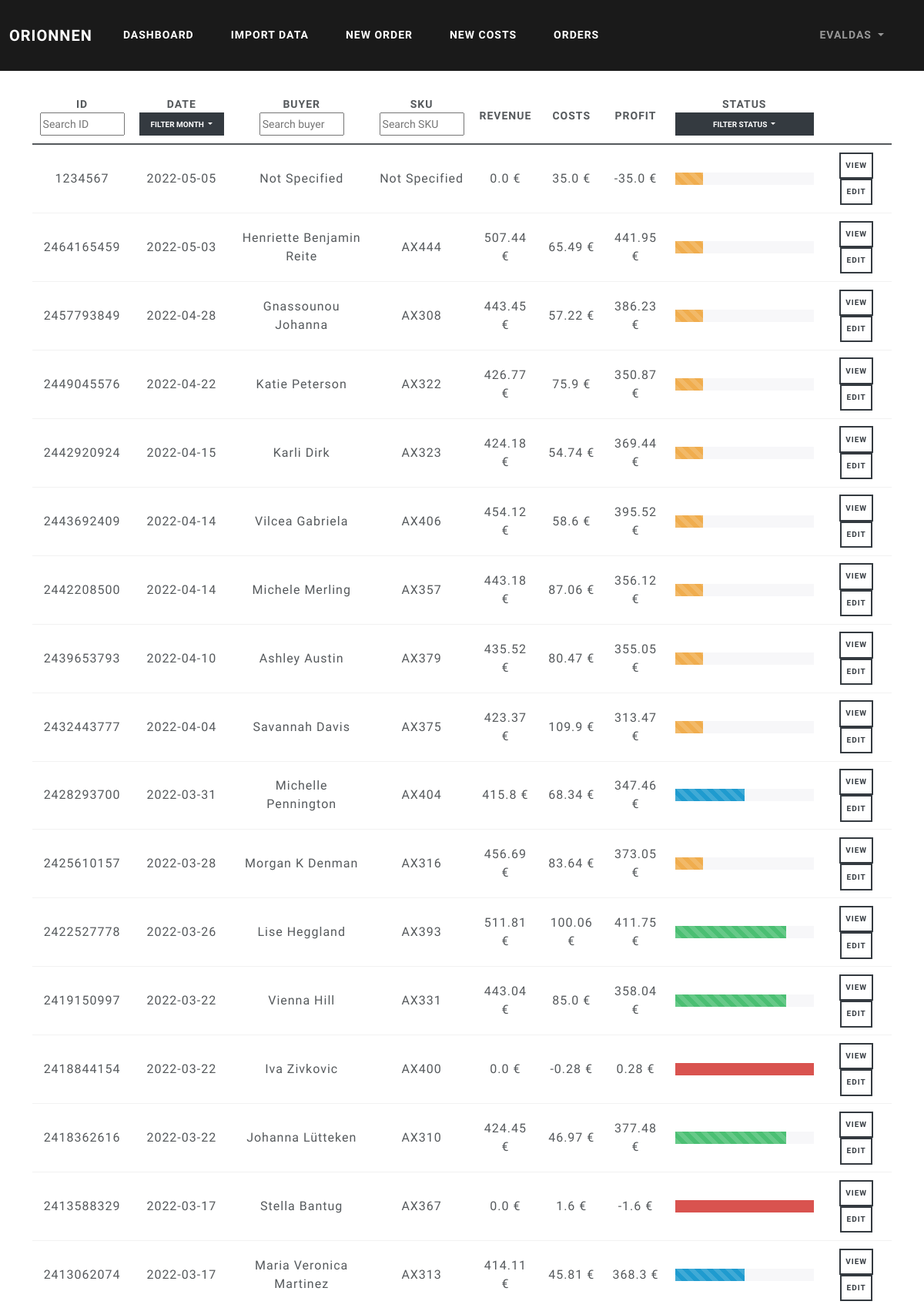
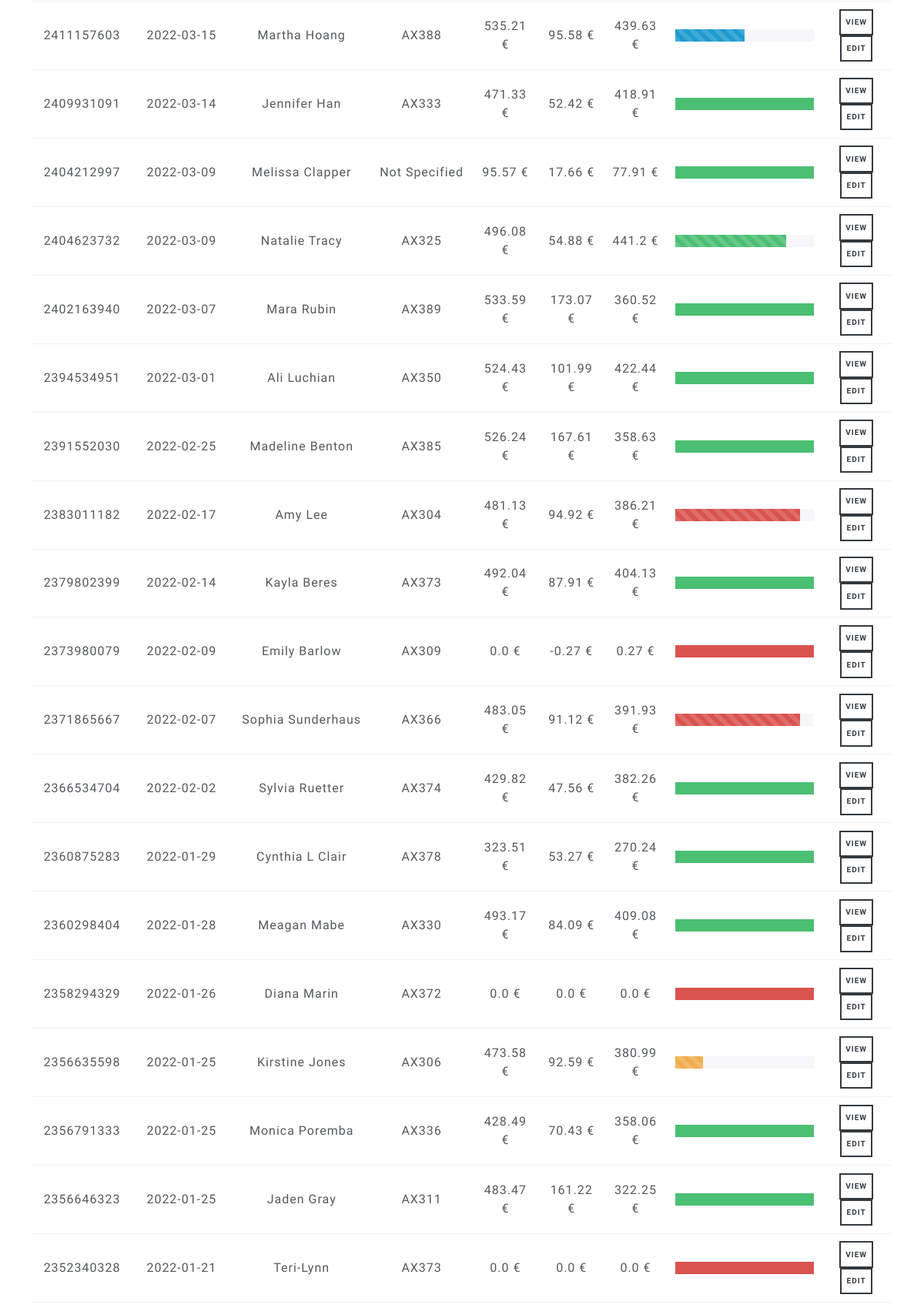
Page /orders (signed in, upper part) on the committed database (2 pictures, top to bottom).
### orionnen/models.py (models this page shows, shortened)
class User(db.Model, UserMixin):
    id = db.Column(db.Integer, primary_key=True)
    username = db.Column(db.String(20), unique=True, nullable=False)
    email = db.Column(db.String(120), unique=True, nullable=False)
    password = db.Column(db.String(60), nullable=False)
    orders = db.relationship('Order', backref='author', lazy=True)
    costs = db.relationship('Costs', backref='author', lazy=True)

class Order(db.Model):
    id = db.Column(db.Integer, primary_key=True)
    user_id = db.Column(db.Integer, db.ForeignKey('user.id'), nullable=False)
    order_id = db.Column(db.Integer, unique=True, nullable=False)
    sku = db.Column(db.String(20), default='Not Specified')
    buyer = db.Column(db.String(20), default='Not Specified')
    date = db.Column(db.Date, nullable=False)
    note = db.Column(db.String(20), default='No Note')
    status = db.Column(db.String(20), default='Ordered')
    revenue = db.Column(db.Float, default=0)
    refund = db.Column(db.Float, default=0)
    net_revenue = db.Column(db.Float, default=0)
    proc_fee = db.Column(db.Float, default=0)
    cred_proc_fee = db.Column(db.Float, default=0)
    net_proc_fee = db.Column(db.Float, default=0)
    trans_trans_fee = db.Column(db.Float, default=0)
    cred_trans_trans_fee = db.Column(db.Float, default=0)
    ship_trans_fee = db.Column(db.Float, default=0)
    cred_ship_trans_fee = db.Column(db.Float, default=0)
    ad_fee = db.Column(db.Float, default=0)
    cred_ad_fee = db.Column(db.Float, default=0)
    net_ad_fee = db.Column(db.Float, default=0)
    vat_ad = db.Column(db.Float, default=0)
    cred_vat_ad = db.Column(db.Float, default=0)
    vat_proc_fee = db.Column(db.Float, default=0)
    cred_vat_proc_fee = db.Column(db.Float, default=0)
    vat_trans = db.Column(db.Float, default=0)
    cred_vat_trans = db.Column(db.Float, default=0)
    vat_ship_trans = db.Column(db.Float, default=0)
    cred_vat_ship_trans = db.Column(db.Float, default=0)
    tax = db.Column(db.Float, default=0)
    cred_tax = db.Column(db.Float, default=0)
    net_tax = db.Column(db.Float, default=0)
    trans_fee = db.Column(db.Float, default=0)
    cred_trans_fee = db.Column(db.Float, default=0)
    net_trans_fee = db.Column(db.Float, default=0)
    vat = db.Column(db.Float, default=0)
    cred_vat = db.Column(db.Float, default=0)
    net_vat = db.Column(db.Float, default=0)
    etsy_costs = db.Column(db.Float, default=0)
    prod_costs = db.Column(db.Float, default=0)
    ship_costs = db.Column(db.Float, default=0)
    undef_costs = db.Column(db.Float, default=0)
    other_costs = db.Column(db.Float, default=0)
    costs = db.Column(db.Float, default=0)
    profit = db.Column(db.Float, default=0)

### orionnen/routes.py (the view)
@app.route('/orders', methods=['GET', 'POST'])
@login_required
def show_orders():
    orders = db.session.query(Order).filter_by(author=current_user).order_by(Order.date.desc())
    return render_template("orders.html", orders=orders, month='All', status='All')

### orionnen/models.py (called while the page is built)
@login_manager.user_loader
def load_user(user_id):
    return User.query.get(int(user_id))

### orionnen/templates/orders.html (shortened to what this page needs)
{% extends "base.html" %}
{% block content %}
    <table id="Orders" class="table table-hover">
        <tr class="header">
          <th>
              ID<br>
              <input type="text" id="ID" onkeyup="filter_ID()" placeholder="Search ID" style="width: 110px; height: 30px;">
          </th>
          <th>
              Date<br>
              <div class="dropdown">
                    <button class="btn btn-dark btn-sm dropdown-toggle" type="button" id="dropdownMenuButton1" data-bs-toggle="dropdown" aria-expanded="false" style="width: 110px; height: 30px;">
                        Filter month
                    </button>
              </div>
          </th>
          <th>
              Buyer<br>
              <input type="text" id="Buyer" onkeyup="filter_buyer()" placeholder="Search buyer" style="width: 110px; height: 30px;">
          </th>
          <th>
              SKU<br>
              <input type="text" id="SKU" onkeyup="filter_SKU()" placeholder="Search SKU" style="width: 110px; height: 30px;">
          </th>
          <th>Revenue</th>
          <th>Costs</th>
          <th>Profit</th>
          <th>
              Status
              <div class="dropdown">
                    <button class="btn btn-dark btn-sm dropdown-toggle" style="width: 180px; height: 30px;";" type="button" id="dropdownMenuButton1" data-bs-toggle="dropdown" aria-expanded="false">
                        Filter status
                    </button>
                </div>
          </th>
          <th></th>
        </tr>
      <tbody>
        {% for order in orders %}
            <tr>
                <td style="text-align:center; vertical-align:middle">{{ order.order_id }}</td>
                <td style="text-align:center; vertical-align:middle">{{ order.date }}</td>
                <td style="text-align:center; vertical-align:middle">{{ order.buyer }}</td>
                <td style="text-align:center; vertical-align:middle">{{ order.sku }}</td>
                <td style="text-align:center; vertical-align:middle">{{ order.net_revenue }} €</td>
                <td style="text-align:center; vertical-align:middle">{{ order.costs }} €</td>
                <td style="text-align:center; vertical-align:middle">{{ order.profit }} €</td>
                <td style="text-align:center; vertical-align:middle">
                    <div class="progress">
                      {% if order.status == 'Under production' %}
                        <div class="progress-bar progress-bar-striped progress-bar-animated bg-warning" role="progressbar" aria-valuenow="20" aria-valuemin="0" aria-valuemax="100" style="width: 20%;"></div>
                      {% endif %}
                      {% if order.status == 'Shipped to warehouse' %}
                        <div class="progress-bar progress-bar-striped progress-bar-animated bg-info" role="progressbar" aria-valuenow="40" aria-valuemin="0" aria-valuemax="100" style="width: 50%;"></div>
                      {% endif %}
                      {% if order.status == 'Shipped to buyer' %}
                        <div class="progress-bar progress-bar-striped progress-bar-animated bg-success" role="progressbar" aria-valuenow="80" aria-valuemin="0" aria-valuemax="100" style="width: 80%;"></div>
                      {% endif %}
                      {% if order.status == 'Delivered' %}
                        <div class="progress-bar bg-success" role="progressbar" aria-valuenow="100" aria-valuemin="0" aria-valuemax="100" style="width: 100%;"></div>
                      {% endif %}
                      {% if order.status == 'Waiting for return' %}
                        <div class="progress-bar progress-bar-striped progress-bar-animated bg-danger" role="progressbar" aria-valuenow="80" aria-valuemin="0" aria-valuemax="100" style="width: 90%;"></div>
                      {% endif %}
                      {% if order.status == 'Canceled' %}
                        <div class="progress-bar bg-danger" role="progressbar" aria-valuenow="100" aria-valuemin="0" aria-valuemax="100" style="width: 100%;"></div>
                      {% endif %}
                    </div>
                </td>
                <td align="center"><a class="btn btn-outline-dark btn-sm" href="{{ url_for('view_order', order_id=order.order_id) }}">View</a> <a class="btn btn-outline-dark btn-sm" href="{{ url_for('edit_order', order_id=order.order_id) }}">Edit</a></td>
            </tr>
        {% endfor %}
      </tbody>
    </table>
{% endblock %}

### orionnen/templates/navbar.html (shortened to what this page needs)
      <nav class="navbar navbar-expand-lg navbar-dark bg-primary">
        <div class="container-fluid">
          <a class="navbar-brand" href="/">Orionnen</a>
          <div class="collapse navbar-collapse" id="navbarColor01">
            <div class="navbar-nav mr-auto">
              {% if current_user.is_authenticated %}
              <a class="nav-item nav-link active" href="{{ url_for('dashboard') }}">Dashboard</a>
              <a class="nav-item nav-link active" href="{{ url_for('upload') }}">Import data</a>
              <a class="nav-item nav-link active" href="{{ url_for('new_order') }}">New order</a>
              <a class="nav-item nav-link active" href="{{ url_for('new_costs') }}">New costs</a>
              <a class="nav-item nav-link active" href="{{ url_for('show_orders') }}">Orders</a>
              {% else %}
              <a class="nav-item nav-link active" href="{{ url_for('login') }}">Login</a>
              <a class="nav-item nav-link active" href="{{ url_for('register') }}">Register</a>
              {% endif %}
            </div>
          </div>
          <div class="navbar-nav mr-auto">
            {% if current_user.is_authenticated %}
            <li class="nav-item dropdown">
              <a class="nav-link dropdown-toggle" data-bs-toggle="dropdown" href="#" role="button" aria-haspopup="true" aria-expanded="false">
                {{ current_user.username }}
              </a>
            </li>
            {% endif %}
          </div>
        </div>
      </nav>

### rows in the picture
User: username "EVALDAS"
Order: order_id "1234567", date "2022-05-05", buyer "Not Specified", sku "Not Specified", net_revenue "0.0", costs "35.0", profit "-35.0", status "Under production" (drawn)
Order: order_id "2464165459", date "2022-05-03", buyer "Henriette Benjamin Reite", sku "AX444", net_revenue "507.44", costs "65.49", profit "441.95", status "Under production" (drawn)
Order: order_id "2457793849", date "2022-04-28", buyer "Gnassounou Johanna", sku "AX308", net_revenue "443.45", costs "57.22", profit "386.23", status "Under production" (drawn)
Order: order_id "2449045576", date "2022-04-22", buyer "Katie Peterson", sku "AX322", net_revenue "426.77", costs "75.9", profit "350.87", status "Under production" (drawn)
Order: order_id "2442920924", date "2022-04-15", buyer "Karli Dirk", sku "AX323", net_revenue "424.18", costs "54.74", profit "369.44", status "Under production" (drawn)
Order: order_id "2443692409", date "2022-04-14", buyer "Vilcea Gabriela", sku "AX406", net_revenue "454.12", costs "58.6", profit "395.52", status "Under production" (drawn)
Order: order_id "2442208500", date "2022-04-14", buyer "Michele Merling", sku "AX357", net_revenue "443.18", costs "87.06", profit "356.12", status "Under production" (drawn)
Order: order_id "2439653793", date "2022-04-10", buyer "Ashley Austin", sku "AX379", net_revenue "435.52", costs "80.47", profit "355.05", status "Under production" (drawn)
Order: order_id "2432443777", date "2022-04-04", buyer "Savannah Davis", sku "AX375", net_revenue "423.37", costs "109.9", profit "313.47", status "Under production" (drawn)
Order: order_id "2428293700", date "2022-03-31", buyer "Michelle Pennington", sku "AX404", net_revenue "415.8", costs "68.34", profit "347.46"
Order: order_id "2425610157", date "2022-03-28", buyer "Morgan K Denman", sku "AX316", net_revenue "456.69", costs "83.64", profit "373.05", status "Under production" (drawn)
Order: order_id "2422527778", date "2022-03-26", buyer "Lise Heggland", sku "AX393", net_revenue "511.81", costs "100.06", profit "411.75", status "Shipped to buyer" (drawn)
Order: order_id "2419150997", date "2022-03-22", buyer "Vienna Hill", sku "AX331", net_revenue "443.04", costs "85.0", profit "358.04", status "Shipped to buyer" (drawn)
Order: order_id "2418844154", date "2022-03-22", buyer "Iva Zivkovic", sku "AX400", net_revenue "0.0", costs "-0.28", profit "0.28", status "Canceled" (drawn)
Order: order_id "2418362616", date "2022-03-22", buyer "Johanna Lütteken", sku "AX310", net_revenue "424.45", costs "46.97", profit "377.48", status "Shipped to buyer" (drawn)
Order: order_id "2413588329", date "2022-03-17", buyer "Stella Bantug", sku "AX367", net_revenue "0.0", costs "1.6", profit "-1.6", status "Canceled" (drawn)
Order: order_id "2413062074", date "2022-03-17", buyer "Maria Veronica Martinez", sku "AX313", net_revenue "414.11", costs "45.81", profit "368.3"
Order: order_id "2411157603", date "2022-03-15", buyer "Martha Hoang", sku "AX388", net_revenue "535.21", costs "95.58", profit "439.63"
Order: order_id "2409931091", date "2022-03-14", buyer "Jennifer Han", sku "AX333", net_revenue "471.33", costs "52.42", profit "418.91", status "Delivered" (drawn)
Order: order_id "2404212997", date "2022-03-09", buyer "Melissa Clapper", sku "Not Specified", net_revenue "95.57", costs "17.66", profit "77.91", status "Delivered" (drawn)
Order: order_id "2404623732", date "2022-03-09", buyer "Natalie Tracy", sku "AX325", net_revenue "496.08", costs "54.88", profit "441.2", status "Shipped to buyer" (drawn)
Order: order_id "2402163940", date "2022-03-07", buyer "Mara Rubin", sku "AX389", net_revenue "533.59", costs "173.07", profit "360.52", status "Delivered" (drawn)
Order: order_id "2394534951", date "2022-03-01", buyer "Ali Luchian", sku "AX350", net_revenue "524.43", costs "101.99", profit "422.44", status "Delivered" (drawn)
Order: order_id "2391552030", date "2022-02-25", buyer "Madeline Benton", sku "AX385", net_revenue "526.24", costs "167.61", profit "358.63", status "Delivered" (drawn)
Order: order_id "2383011182", date "2022-02-17", buyer "Amy Lee", sku "AX304", net_revenue "481.13", costs "94.92", profit "386.21"
Order: order_id "2379802399", date "2022-02-14", buyer "Kayla Beres", sku "AX373", net_revenue "492.04", costs "87.91", profit "404.13", status "Delivered" (drawn)
Order: order_id "2373980079", date "2022-02-09", buyer "Emily Barlow", sku "AX309", net_revenue "0.0", costs "-0.27", profit "0.27", status "Canceled" (drawn)
Order: order_id "2371865667", date "2022-02-07", buyer "Sophia Sunderhaus", sku "AX366", net_revenue "483.05", costs "91.12", profit "391.93"
Order: order_id "2366534704", date "2022-02-02", buyer "Sylvia Ruetter", sku "AX374", net_revenue "429.82", costs "47.56", profit "382.26", status "Delivered" (drawn)
Order: order_id "2360875283", date "2022-01-29", buyer "Cynthia L Clair", sku "AX378", net_revenue "323.51", costs "53.27", profit "270.24", status "Delivered" (drawn)
Order: order_id "2360298404", date "2022-01-28", buyer "Meagan Mabe", sku "AX330", net_revenue "493.17", costs "84.09", profit "409.08", status "Delivered" (drawn)
Order: order_id "2358294329", date "2022-01-26", buyer "Diana Marin", sku "AX372", net_revenue "0.0", costs "0.0", profit "0.0", status "Canceled" (drawn)
Order: order_id "2356635598", date "2022-01-25", buyer "Kirstine Jones", sku "AX306", net_revenue "473.58", costs "92.59", profit "380.99", status "Under production" (drawn)
Order: order_id "2356791333", date "2022-01-25", buyer "Monica Poremba", sku "AX336", net_revenue "428.49", costs "70.43", profit "358.06", status "Delivered" (drawn)
Order: order_id "2356646323", date "2022-01-25", buyer "Jaden Gray", sku "AX311", net_revenue "483.47", costs "161.22", profit "322.25", status "Delivered" (drawn)
Order: order_id "2352340328", date "2022-01-21", buyer "Teri-Lynn", sku "AX373", net_revenue "0.0", costs "0.0", profit "0.0", status "Canceled" (drawn)
